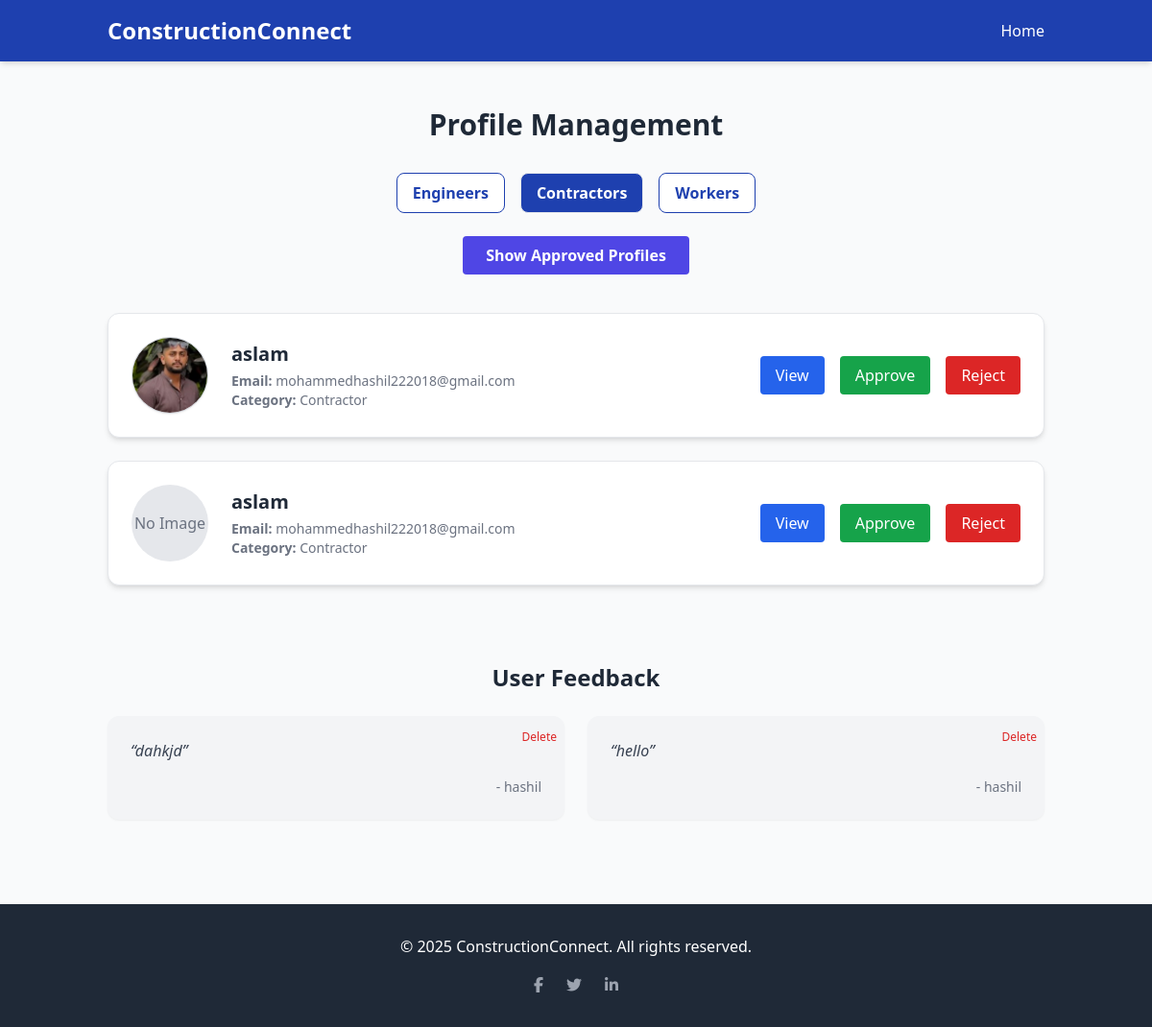
The page /dashboard/?category=contractor (signed in) on the database its author committed.
### profiles/models.py (models this page shows, shortened)
class Profile(models.Model):
    CATEGORY_CHOICES = [
        ('engineer', 'Engineer'),
        ('contractor', 'Contractor'),
        ('worker', 'worker'),
    ]
    user = models.ForeignKey(User, on_delete=models.CASCADE, null=True, blank=True)
    name = models.CharField(max_length=100)
    email = models.EmailField()
    phone = models.CharField(max_length=20)
    license_number = models.CharField(max_length=100, blank=True)
    specialization = models.CharField(max_length=100, blank=True)
    experience = models.PositiveIntegerField(blank=True, null=True)
    bio = models.TextField(blank=True)
    image = models.ImageField(upload_to='profile_images/', blank=True, null=True)
    category = models.CharField(max_length=20, choices=CATEGORY_CHOICES)
    description = models.TextField(blank=True)
    license_no = models.CharField(max_length=100, blank=True, null=True)  # ✅ Add this
    license_file = models.FileField(upload_to='licenses/', blank=True, null=True)
    is_approved = models.BooleanField(default=False)

class Feedback(models.Model):
    name = models.CharField(max_length=100)
    message = models.TextField()
    created_at = models.DateTimeField(auto_now_add=True)

### profiles/views.py (the view)
# urls.py: path('dashboard/', views.admin_dashboard, name='admin_dashboard'),
@staff_member_required
def admin_dashboard(request):
    categories = ['engineer', 'contractor', 'worker']
    category = request.GET.get('category', 'engineer')
    feedbacks = Feedback.objects.all().order_by('-id')
    pending_profiles = Profile.objects.filter(category=category, is_approved=False)
    approved_profiles = Profile.objects.filter(category=category, is_approved=True)
    return render(request, 'admin_dashboard.html', {
        'categories': categories,
        'category': category,
        'profiles': pending_profiles,
        'approved_profiles': approved_profiles,
        'feedbacks': feedbacks,
    })

### templates/admin_dashboard.html (shortened to what this page needs)
{% extends 'base.html' %}
{% load static %}
{% load widget_tweaks %}
{% block content %}
<div class="container mx-auto px-6 py-12" x-data="{ viewApproved: false }">
  <h1 class="text-3xl font-bold mb-8 text-center">Profile Management</h1>
  <div class="flex justify-center space-x-4 mb-6">
    {% for cat in categories %}
      <a href="?category={{ cat }}"
         class="px-4 py-2 rounded-lg font-semibold border
         {% if cat == category %}bg-blue-800 text-white{% else %}bg-white text-blue-800 border-blue-800{% endif %}
         hover:bg-blue-700 hover:text-white transition">
        {{ cat|capfirst }}s
      </a>
    {% endfor %}
  </div>
  <div class="text-center mb-10">
    <button @click="viewApproved = !viewApproved"
            class="px-6 py-2 bg-indigo-600 text-white font-semibold rounded hover:bg-indigo-500 transition">
      <span x-show="!viewApproved">Show Approved Profiles</span>
    </button>
  </div>
  <div x-show="!viewApproved" x-transition>
    {% if profiles %}
      <div class="space-y-6">
        {% for profile in profiles %}
          <div x-data="{ expanded: false }" class="bg-white shadow-md rounded-xl p-6 border transition-all duration-300" :class="expanded ? 'ring-2 ring-blue-300' : ''">
            <div class="flex flex-col md:flex-row justify-between items-center gap-6">
              <div class="flex items-center gap-6">
                {% if profile.image %}
                  <img src="{{ profile.image.url }}" alt="{{ profile.name }}" class="w-20 h-20 object-cover rounded-full border border-gray-300 shadow-sm">
                {% else %}
                  <div class="w-20 h-20 bg-gray-200 rounded-full flex items-center justify-center text-gray-500">No Image</div>
                {% endif %}
                <div>
                  <h2 class="text-xl font-semibold">{{ profile.name }}</h2>
                  <p class="text-sm text-gray-500"><strong>Email:</strong> {{ profile.email }}</p>
                  <p class="text-sm text-gray-500"><strong>Category:</strong> {{ profile.category|capfirst }}</p>
                </div>
              </div>
              <div class="flex flex-col gap-2 md:flex-row md:gap-4 mt-4 md:mt-0">
                <button @click="expanded = !expanded" type="button"
                  class="px-4 py-2 bg-blue-600 text-white rounded hover:bg-blue-500 transition">
                  <span x-show="!expanded">View</span>
                </button>
                <form method="POST" action="{% url 'approve_profile' profile.id %}">
                  <button class="bg-green-600 text-white px-4 py-2 rounded hover:bg-green-500 transition">
                    Approve
                  </button>
                </form>
                <form method="POST" action="{% url 'reject_profile' profile.id %}">
                  <button class="bg-red-600 text-white px-4 py-2 rounded hover:bg-red-500 transition">
                    Reject
                  </button>
                </form>
              </div>
            </div>
          </div>
        {% endfor %}
      </div>
    {% else %}
      <p class="text-gray-600 text-center">No pending profiles for approval.</p>
    {% endif %}
  </div>
  <div class="mt-20">
    <h2 class="text-2xl font-bold text-center mb-6">User Feedback</h2>
    {% if feedbacks %}
      <div class="grid md:grid-cols-2 gap-6">
        {% for fb in feedbacks %}
          <div class="bg-gray-100 p-6 rounded-xl shadow-sm relative">
            <p class="text-gray-700 italic">“{{ fb.message }}”</p>
            <p class="text-sm text-gray-500 mt-4 text-right">- {{ fb.name }}</p>
            <form action="{% url 'delete_feedback' fb.id %}" method="POST" class="absolute top-2 right-2">
              <button type="submit" class="text-red-600 hover:text-red-800 text-xs">Delete</button>
            </form>
          </div>
        {% endfor %}
      </div>
    {% else %}
      <p class="text-center text-gray-600">No feedback yet.</p>
    {% endif %}
  </div>
</div>
{% endblock %}

### templates/base.html (style rules this page uses)
html { overflow-x: hidden; }

### rows shown on the page
Profile: image (picture), name "aslam", email "mohammedhashil222018@gmail.com", category "Contractor"
Profile: image "No Image", name "aslam", email "mohammedhashil222018@gmail.com", category "Contractor"
Feedback: message "dahkjd", name "hashil"
Feedback: message "hello", name "hashil"

### other values the page prints
{{ cat|capfirst }} "Engineer" "Contractor" "Worker"
